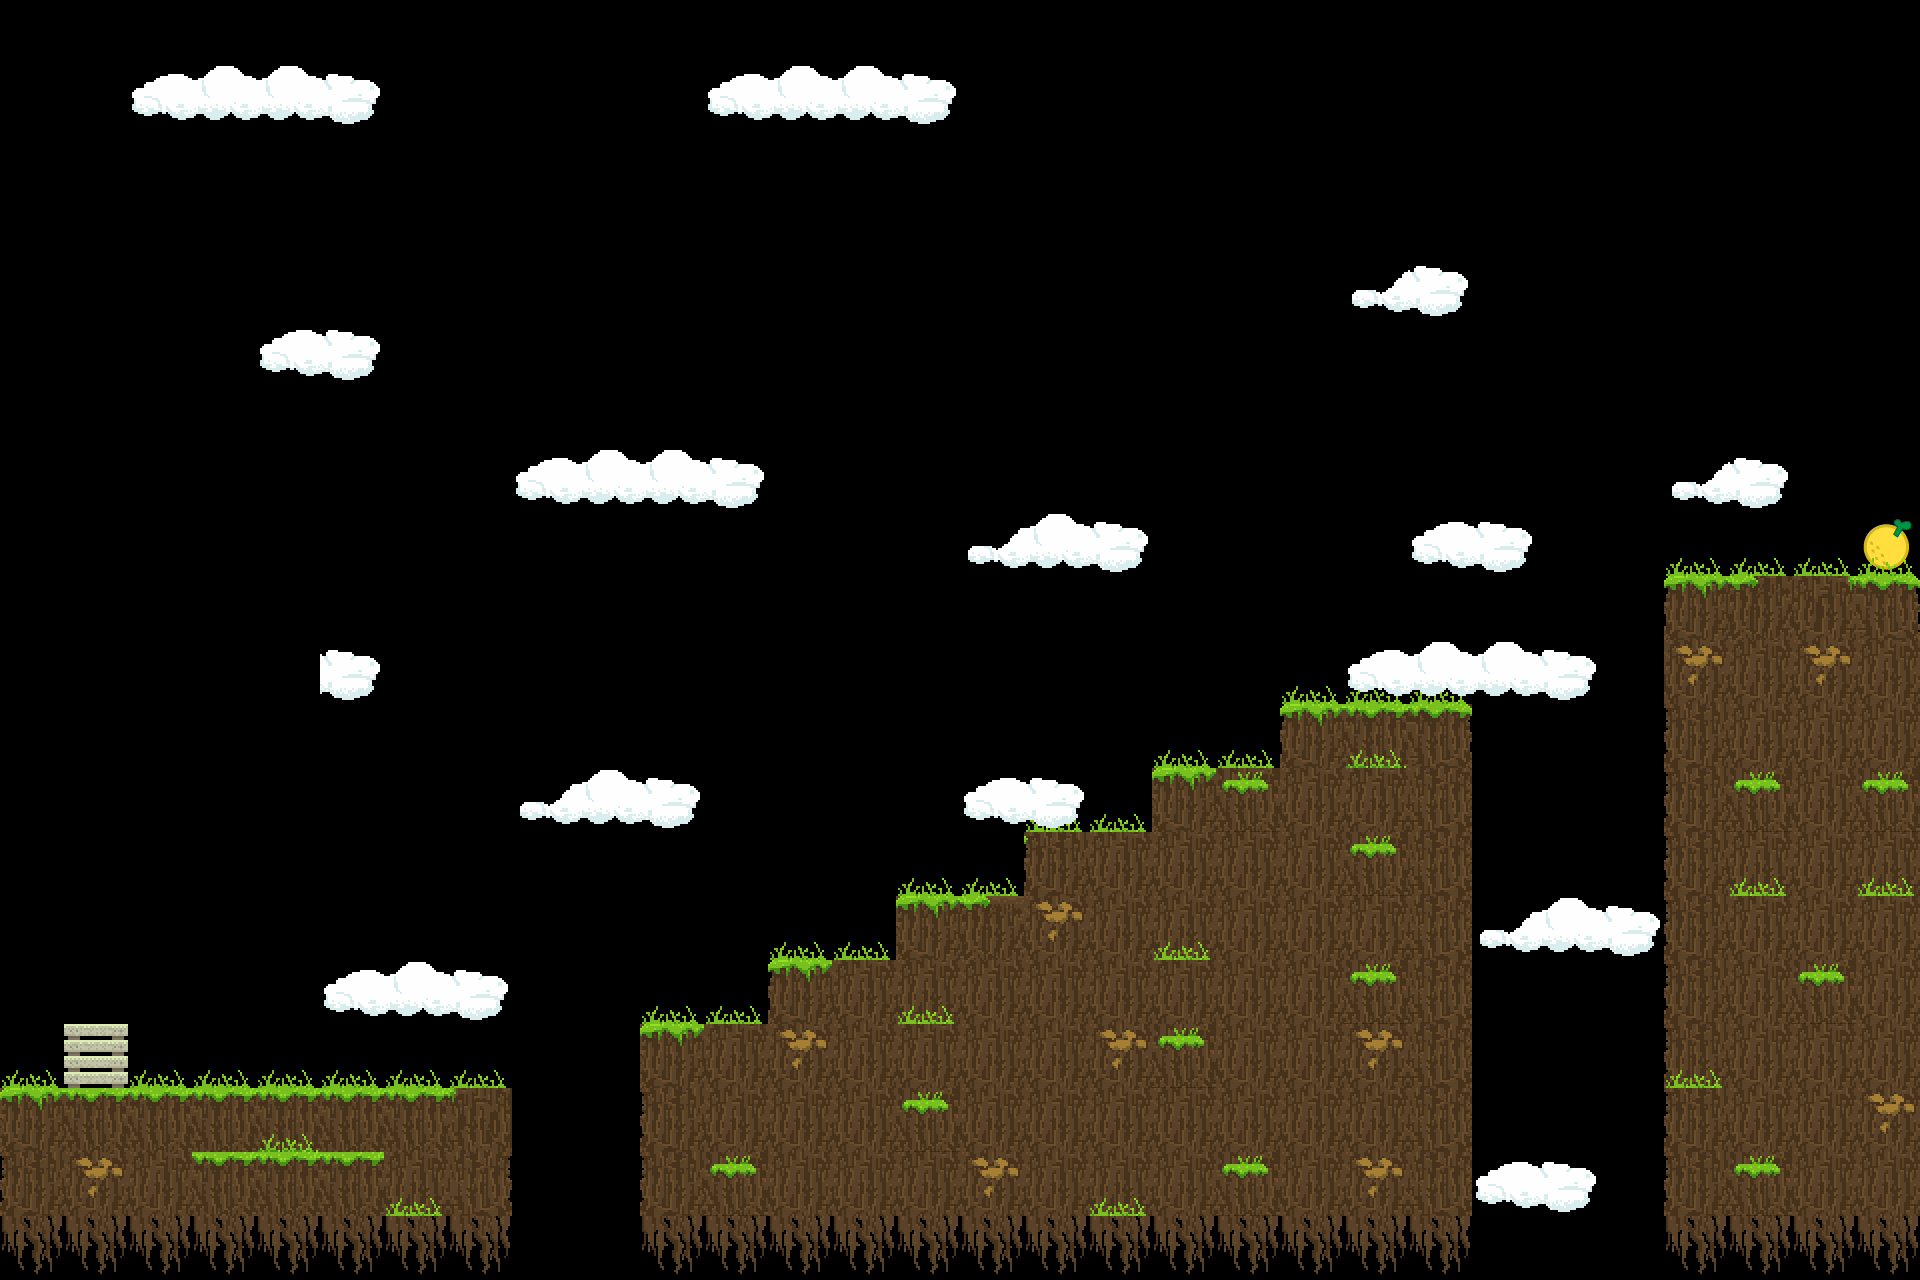

A 2D game scene composited from a Tiled map and its tileset images. What follows is a short description and the map's XML, with each tile layer's data collapsed to a summary:
An orthogonal 30x20 tile map with 64x64 px tiles, 2 tile layers (map, background), 2 tilesets and 10 objects (start, end).

<map version="1.0.0" orientation="orthogonal" renderorder="right-down" width="30" height="20" tilewidth="64" tileheight="64" nextobjectid="12">
 <tileset firstgid="1" name="Tiles_64x64" tilewidth="64" tileheight="64" tilecount="64" columns="8">
  <image source="../tilesets/Tiles_64x64.png" width="512" height="512" />
 </tileset>
 <tileset firstgid="65" name="endTile" tilewidth="64" tileheight="64" tilecount="1" columns="1">
  <image source="../tilesets/endTile.png" width="65" height="65" />
 </tileset>
 <layer name="map" width="30" height="20">
  <data>[600 cells, 159 non-empty, 11 distinct tile ids]</data>
 </layer>
 <layer name="background" width="30" height="20">
  <data>[600 cells, 139 non-empty, 19 distinct tile ids]</data>
 </layer>
 <objectgroup name="ground">
  <object id="3" x="1664" y="576" width="256" height="704" />
  <object id="4" x="0" y="1088" width="512" height="192" />
  <object id="5" x="640" y="1024" width="832" height="256" />
  <object id="6" x="768" y="960" width="704" height="64" />
  <object id="7" x="1280" y="704" width="192" height="256" />
  <object id="8" x="1152" y="768" width="128" height="192" />
  <object id="10" x="1024" y="832" width="128" height="128" />
  <object id="11" x="896" y="896" width="128" height="64" />
 </objectgroup>
 <objectgroup name="positions">
  <object id="1" name="start" x="85.1925" y="1032.73" width="41.7362" height="37.5626" />
  <object id="2" name="end" x="1846.79" y="504.364" width="64" height="64" />
 </objectgroup>
</map>
